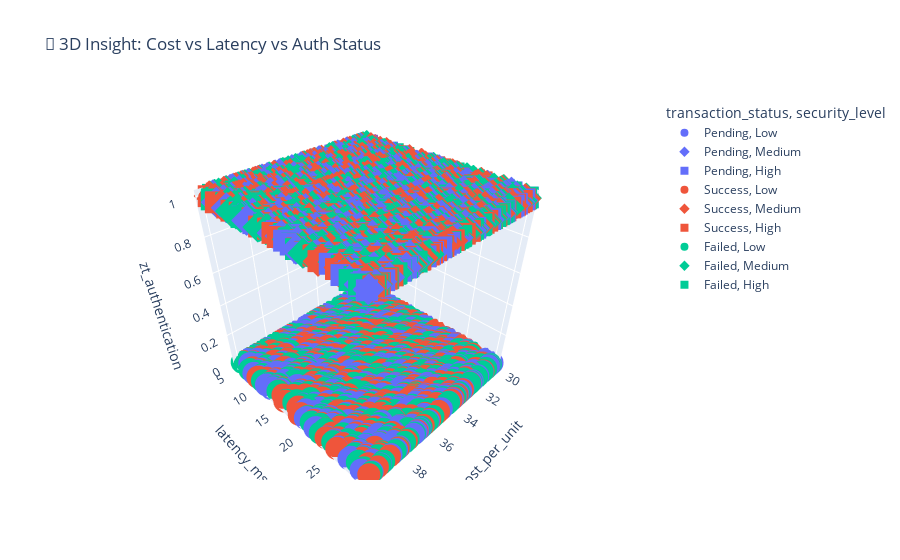

The notebook cell this image was saved under:
### Code cell
#  Multivariate Distribution: Cost, Latency & Security
# -------------------------
fig = px.scatter_3d(df, x='cost_per_unit', y='latency_ms', z='zt_authentication',
                    color='transaction_status', symbol='security_level',
                    title='🧠 3D Insight: Cost vs Latency vs Auth Status')
fig.show()

### Figure 1 — Plotly figure (JSON) as saved in the notebook; plotly's stock layout.template omitted (floating-point values rounded to 4 significant figures; data arrays with more than 128 entries replaced by an {"elided": "..."} marker saying what was removed)
{"data": [{"hovertemplate": "transaction_status=Pending<br>security_level=Low<br>cost_per_unit=%{x}<br>latency_ms=%{y}<br>zt_authentication=%{z}<extra></extra>", "legendgroup": "Pending, Low", "marker": {"color": "#636efa", "symbol": "circle"}, "mode": "markers", "name": "Pending, Low", "scene": "scene", "showlegend": true, "type": "scatter3d", "x": {"elided": "1155 float values"}, "y": {"elided": "1155 int values"}, "z": {"elided": "1155 int values"}}, {"hovertemplate": "transaction_status=Pending<br>security_level=Medium<br>cost_per_unit=%{x}<br>latency_ms=%{y}<br>zt_authentication=%{z}<extra></extra>", "legendgroup": "Pending, Medium", "marker": {"color": "#636efa", "symbol": "diamond"}, "mode": "markers", "name": "Pending, Medium", "scene": "scene", "showlegend": true, "type": "scatter3d", "x": {"elided": "1086 float values"}, "y": {"elided": "1086 int values"}, "z": {"elided": "1086 int values"}}, {"hovertemplate": "transaction_status=Pending<br>security_level=High<br>cost_per_unit=%{x}<br>latency_ms=%{y}<br>zt_authentication=%{z}<extra></extra>", "legendgroup": "Pending, High", "marker": {"color": "#636efa", "symbol": "square"}, "mode": "markers", "name": "Pending, High", "scene": "scene", "showlegend": true, "type": "scatter3d", "x": {"elided": "1058 float values"}, "y": {"elided": "1058 int values"}, "z": {"elided": "1058 int values"}}, {"hovertemplate": "transaction_status=Success<br>security_level=Low<br>cost_per_unit=%{x}<br>latency_ms=%{y}<br>zt_authentication=%{z}<extra></extra>", "legendgroup": "Success, Low", "marker": {"color": "#EF553B", "symbol": "circle"}, "mode": "markers", "name": "Success, Low", "scene": "scene", "showlegend": true, "type": "scatter3d", "x": {"elided": "1116 float values"}, "y": {"elided": "1116 int values"}, "z": {"elided": "1116 int values"}}, {"hovertemplate": "transaction_status=Success<br>security_level=Medium<br>cost_per_unit=%{x}<br>latency_ms=%{y}<br>zt_authentication=%{z}<extra></extra>", "legendgroup": "Success, Medium", "marker": {"color": "#EF553B", "symbol": "diamond"}, "mode": "markers", "name": "Success, Medium", "scene": "scene", "showlegend": true, "type": "scatter3d", "x": {"elided": "1088 float values"}, "y": {"elided": "1088 int values"}, "z": {"elided": "1088 int values"}}, {"hovertemplate": "transaction_status=Success<br>security_level=High<br>cost_per_unit=%{x}<br>latency_ms=%{y}<br>zt_authentication=%{z}<extra></extra>", "legendgroup": "Success, High", "marker": {"color": "#EF553B", "symbol": "square"}, "mode": "markers", "name": "Success, High", "scene": "scene", "showlegend": true, "type": "scatter3d", "x": {"elided": "1126 float values"}, "y": {"elided": "1126 int values"}, "z": {"elided": "1126 int values"}}, {"hovertemplate": "transaction_status=Failed<br>security_level=Low<br>cost_per_unit=%{x}<br>latency_ms=%{y}<br>zt_authentication=%{z}<extra></extra>", "legendgroup": "Failed, Low", "marker": {"color": "#00cc96", "symbol": "circle"}, "mode": "markers", "name": "Failed, Low", "scene": "scene", "showlegend": true, "type": "scatter3d", "x": {"elided": "1124 float values"}, "y": {"elided": "1124 int values"}, "z": {"elided": "1124 int values"}}, {"hovertemplate": "transaction_status=Failed<br>security_level=Medium<br>cost_per_unit=%{x}<br>latency_ms=%{y}<br>zt_authentication=%{z}<extra></extra>", "legendgroup": "Failed, Medium", "marker": {"color": "#00cc96", "symbol": "diamond"}, "mode": "markers", "name": "Failed, Medium", "scene": "scene", "showlegend": true, "type": "scatter3d", "x": {"elided": "1098 float values"}, "y": {"elided": "1098 int values"}, "z": {"elided": "1098 int values"}}, {"hovertemplate": "transaction_status=Failed<br>security_level=High<br>cost_per_unit=%{x}<br>latency_ms=%{y}<br>zt_authentication=%{z}<extra></extra>", "legendgroup": "Failed, High", "marker": {"color": "#00cc96", "symbol": "square"}, "mode": "markers", "name": "Failed, High", "scene": "scene", "showlegend": true, "type": "scatter3d", "x": {"elided": "1149 float values"}, "y": {"elided": "1149 int values"}, "z": {"elided": "1149 int values"}}], "layout": {"legend": {"title": {"text": "transaction_status, security_level"}, "tracegroupgap": 0}, "scene": {"domain": {"x": [0, 1], "y": [0, 1]}, "xaxis": {"title": {"text": "cost_per_unit"}}, "yaxis": {"title": {"text": "latency_ms"}}, "zaxis": {"title": {"text": "zt_authentication"}}}, "title": {"text": "🧠 3D Insight: Cost vs Latency vs Auth Status"}}}
